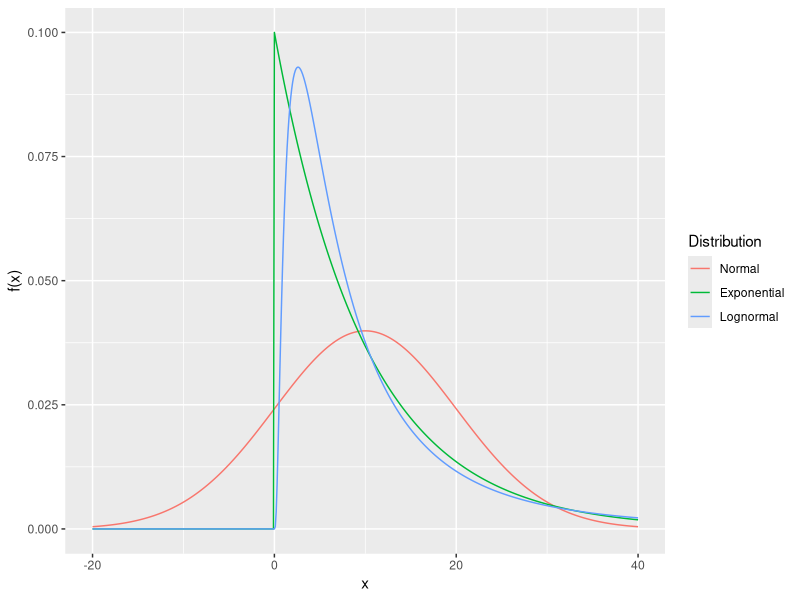

Write the R code that produced this figure.
## ---- chunk 1
library(ggplot2)

x0 <- seq(-20, 40, by=.1) 
fx <- c(dnorm(x0, mean=10, sd=10), dexp(x0, rate=1/10), 
            dlnorm(x0, meanlog=log(5*sqrt(2))) )
x <- rep(x0, 3)
pdfs <- data.frame(Distribution=gl(3,length(x0), 
                    labels=c("Normal","Exponential","Lognormal")), 
                    x=x, fx=fx)
g <- ggplot(pdfs, aes(x, fx, colour=Distribution, group=Distribution))
g + geom_line() + labs(y="f(x)")
## ---- chunk 2

tseries <- ts(apply(matrix(rnorm(1000*5, mean=10, sd=10), 
                nrow = 1000, ncol = 5), 2,cumsum)/seq(1,1000))
table <- as.data.frame(tseries[1000,])
names(table) <- ""
print(table)

